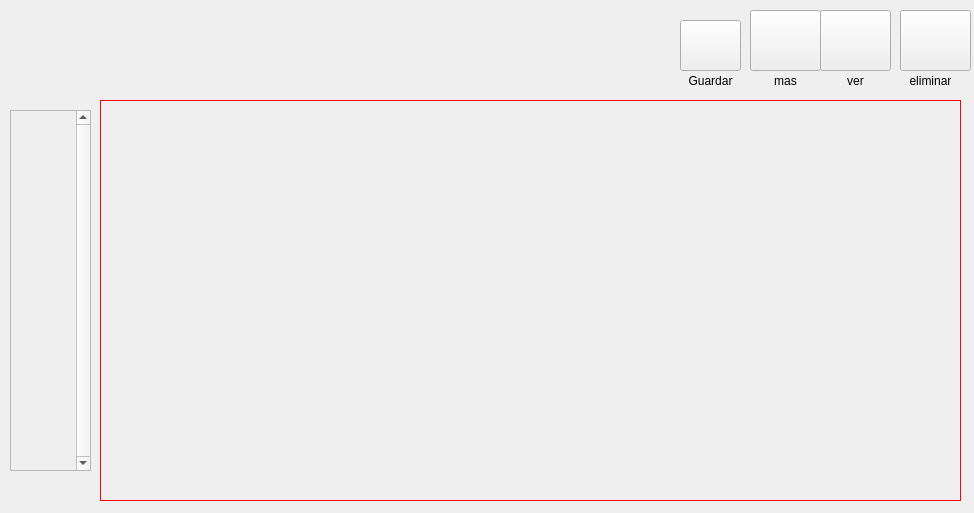
<?xml version="1.0" encoding="UTF-8"?>
<ui version="4.0">
 <class>Form</class>
 <widget class="QWidget" name="Form">
  <property name="geometry">
   <rect>
    <x>0</x>
    <y>0</y>
    <width>974</width>
    <height>513</height>
   </rect>
  </property>
  <property name="windowTitle">
   <string>Form</string>
  </property>
  <widget class="QScrollArea" name="scroll_barra">
   <property name="geometry">
    <rect>
     <x>10</x>
     <y>110</y>
     <width>81</width>
     <height>361</height>
    </rect>
   </property>
   <property name="verticalScrollBarPolicy">
    <enum>Qt::ScrollBarAlwaysOn</enum>
   </property>
   <property name="horizontalScrollBarPolicy">
    <enum>Qt::ScrollBarAlwaysOff</enum>
   </property>
   <property name="widgetResizable">
    <bool>true</bool>
   </property>
   <widget class="QWidget" name="scrollAreaWidgetContents">
    <property name="geometry">
     <rect>
      <x>0</x>
      <y>0</y>
      <width>65</width>
      <height>359</height>
     </rect>
    </property>
   </widget>
  </widget>
  <widget class="QStackedWidget" name="listWidget_panelPreguntas">
   <property name="geometry">
    <rect>
     <x>100</x>
     <y>100</y>
     <width>861</width>
     <height>401</height>
    </rect>
   </property>
   <property name="toolTipDuration">
    <number>0</number>
   </property>
   <property name="styleSheet">
    <string notr="true">padding:0px;
border: 1px solid red;
</string>
   </property>
   <property name="frameShape">
    <enum>QFrame::NoFrame</enum>
   </property>
   <property name="frameShadow">
    <enum>QFrame::Plain</enum>
   </property>
   <property name="currentIndex">
    <number>-1</number>
   </property>
  </widget>
  <widget class="QPushButton" name="pushButton_5">
   <property name="geometry">
    <rect>
     <x>900</x>
     <y>10</y>
     <width>71</width>
     <height>61</height>
    </rect>
   </property>
   <property name="styleSheet">
    <string notr="true">border-image: url(:/alinear/IMAGENES/pregunta_delete.png);</string>
   </property>
   <property name="text">
    <string/>
   </property>
  </widget>
  <widget class="QPushButton" name="btn_mas">
   <property name="geometry">
    <rect>
     <x>750</x>
     <y>10</y>
     <width>71</width>
     <height>61</height>
    </rect>
   </property>
   <property name="styleSheet">
    <string notr="true">border-image: url(:/alinear/IMAGENES/pregunta_add.png);</string>
   </property>
   <property name="text">
    <string/>
   </property>
  </widget>
  <widget class="QPushButton" name="btn__ver">
   <property name="geometry">
    <rect>
     <x>820</x>
     <y>10</y>
     <width>71</width>
     <height>61</height>
    </rect>
   </property>
   <property name="styleSheet">
    <string notr="true">border-image: url(:/alinear/IMAGENES/pregunta_ver.png);</string>
   </property>
   <property name="text">
    <string/>
   </property>
  </widget>
  <widget class="QLabel" name="label_4">
   <property name="geometry">
    <rect>
     <x>760</x>
     <y>70</y>
     <width>51</width>
     <height>21</height>
    </rect>
   </property>
   <property name="text">
    <string>mas</string>
   </property>
   <property name="alignment">
    <set>Qt::AlignCenter</set>
   </property>
  </widget>
  <widget class="QLabel" name="label_5">
   <property name="geometry">
    <rect>
     <x>830</x>
     <y>70</y>
     <width>51</width>
     <height>21</height>
    </rect>
   </property>
   <property name="text">
    <string>ver</string>
   </property>
   <property name="alignment">
    <set>Qt::AlignCenter</set>
   </property>
  </widget>
  <widget class="QLabel" name="label_6">
   <property name="geometry">
    <rect>
     <x>900</x>
     <y>70</y>
     <width>61</width>
     <height>21</height>
    </rect>
   </property>
   <property name="text">
    <string>eliminar</string>
   </property>
   <property name="alignment">
    <set>Qt::AlignCenter</set>
   </property>
  </widget>
  <widget class="QLabel" name="label_7">
   <property name="geometry">
    <rect>
     <x>680</x>
     <y>70</y>
     <width>61</width>
     <height>21</height>
    </rect>
   </property>
   <property name="text">
    <string>Guardar</string>
   </property>
   <property name="alignment">
    <set>Qt::AlignCenter</set>
   </property>
  </widget>
  <widget class="QPushButton" name="btn_guardar">
   <property name="geometry">
    <rect>
     <x>680</x>
     <y>20</y>
     <width>61</width>
     <height>51</height>
    </rect>
   </property>
   <property name="styleSheet">
    <string notr="true">border-image: url(:/alinear/IMAGENES/pregunta_guardar.png);</string>
   </property>
   <property name="text">
    <string/>
   </property>
  </widget>
 </widget>
 <resources>
  <include location="../imagenes.qrc"/>
 </resources>
 <connections/>
</ui>
